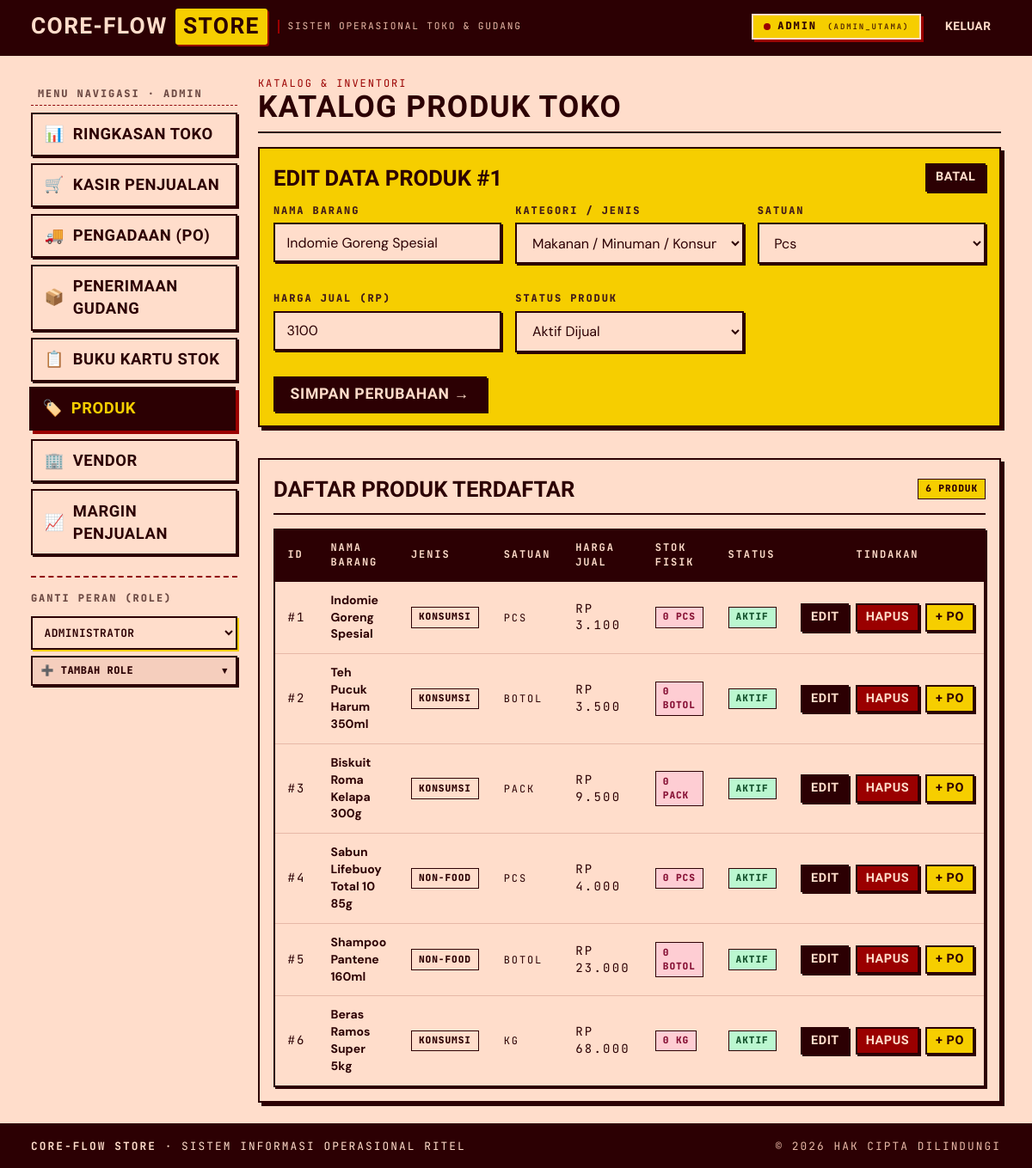
/produk.php?edit=1, run on the app's committed database.
### tables this page shows
CREATE TABLE IF NOT EXISTS barang (
    idbarang INT AUTO_INCREMENT PRIMARY KEY,
    jenis CHAR(1) NOT NULL,
    nama VARCHAR(45) NOT NULL,
    idsatuan INT NOT NULL,
    status TINYINT DEFAULT 1,
    harga INT NOT NULL,
    CONSTRAINT fk_barang_satuan FOREIGN KEY (idsatuan) REFERENCES satuan (idsatuan)
);

### config/database.php (called while the page is built, shortened)
<?php
function formatRupiah($val) {
    return 'Rp ' . number_format($val ?? 0, 0, ',', '.');
}

### produk.php (the view, shortened to what this page needs)
<?php
require_once __DIR__ . '/config/database.php';
$editItem = null;
if (isset($_GET['edit'])) {
    $editId = (int)$_GET['edit'];
    $stmtEdit = $pdo->prepare("SELECT * FROM barang WHERE idbarang = ?");
    $stmtEdit->execute([$editId]);
    $editItem = $stmtEdit->fetch();
}
include __DIR__ . '/includes/header.php';
include __DIR__ . '/includes/sidebar.php';
$satuanList = $pdo->query("SELECT id, nama, status
                          FROM v_satuan
                          ORDER BY id ASC")->fetchAll();
$barangList = $pdo->query("
    SELECT vb.id AS idbarang, vb.jenis, vb.nama, vb.`id satuan` AS idsatuan, vb.status, vb.harga,
           vs.nama AS nama_satuan,
           COALESCE((SELECT stock FROM kartu_stok WHERE idbarang = vb.id ORDER BY idkartu_stok DESC LIMIT 1), 0) AS cur_stock
    FROM v_barang vb
    LEFT JOIN v_satuan vs ON vb.`id satuan` = vs.id
    ORDER BY vb.id ASC
")->fetchAll();
?>
<div class="c-card-header" style="margin-bottom: var(--space-md);">
  <div>
    <div class="mono" style="color: var(--color-accent-2); font-size: 0.75rem;">KATALOG &amp; INVENTORI</div>
    <h1 class="dsp" style="font-size: 2.2rem; margin: 0;">Katalog Produk Toko</h1>
  </div>
</div>
<?php if ($editItem): ?>
  <div class="c-card c-card--mustard" style="margin-bottom: var(--space-xl); border: 2px solid var(--color-ink);">
    <div style="display:flex; justify-content:space-between; align-items:center; margin-bottom:var(--space-sm);">
      <h2 class="c-card-title">Edit Data Produk #<?= $editItem['idbarang'] ?></h2>
      <a href="produk.php" class="btn btn-sm btn-secondary">Batal</a>
    </div>
    <form method="POST" action="produk.php">
      <div style="display:grid; grid-template-columns:repeat(auto-fit, minmax(200px, 1fr)); gap:var(--space-md);">
        <div class="form-group">
          <label class="form-label">Nama Barang</label>
          <input type="text" name="nama" class="form-control" value="<?= htmlspecialchars($editItem['nama']) ?>" required>
        </div>
        <div class="form-group">
          <label class="form-label">Kategori / Jenis</label>
          <select name="jenis" class="form-control" required>
            <option value="M" <?= $editItem['jenis'] === 'M' ? 'selected' : '' ?>>Makanan / Minuman / Konsumsi</option>
          </select>
        </div>
        <div class="form-group">
          <label class="form-label">Satuan</label>
          <select name="idsatuan" class="form-control" required>
            <?php foreach ($satuanList as $s): ?>
              <?php $sId = $s['id'] ?? $s['idsatuan']; ?>
              <?php $sNama = $s['nama'] ?? $s['nama_satuan']; ?>
              <option value="<?= $sId ?>" <?= $sId == $editItem['idsatuan'] ? 'selected' : '' ?>>
                <?= htmlspecialchars($sNama) ?>
              </option>
            <?php endforeach; ?>
          </select>
        </div>
        <div class="form-group">
          <label class="form-label">Harga Jual (Rp)</label>
          <input type="number" name="harga" class="form-control" value="<?= $editItem['harga'] ?>" min="100" required>
        </div>
        <div class="form-group">
          <label class="form-label">Status Produk</label>
          <select name="status" class="form-control" required>
            <option value="1" <?= $editItem['status'] == 1 ? 'selected' : '' ?>>Aktif Dijual</option>
          </select>
        </div>
      </div>
      <button type="submit" class="btn btn-secondary" style="margin-top:var(--space-sm);">Simpan Perubahan &rarr;</button>
    </form>
  </div>
<?php endif; ?>
<div class="c-card">
  <div class="c-card-header">
    <h2 class="c-card-title">Daftar Produk Terdaftar</h2>
    <span class="mono badge badge-active"><?= count($barangList) ?> Produk</span>
  </div>
  <div class="table-responsive">
    <table class="c-table">
      <thead>
        <tr>
          <th>ID</th>
          <th>Nama Barang</th>
          <th>Jenis</th>
          <th>Satuan</th>
          <th>Harga Jual</th>
          <th>Stok Fisik</th>
          <th>Status</th>
          <th style="text-align:center;">Tindakan</th>
        </tr>
      </thead>
      <tbody>
        <?php foreach ($barangList as $b): ?>
          <tr style="<?= $b['status'] == 0 ? 'opacity:0.6; background:#f5f5f5;' : '' ?>">
            <td class="mono">#<?= $b['idbarang'] ?></td>
            <td><strong><?= htmlspecialchars($b['nama']) ?></strong></td>
            <td><span class="mono badge"><?= $b['jenis'] === 'M' ? 'Konsumsi' : 'Non-Food' ?></span></td>
            <td><span class="mono"><?= htmlspecialchars($b['nama_satuan'] ?? '-') ?></span></td>
            <td class="mono"><?= formatRupiah($b['harga']) ?></td>
            <td>
              <span class="mono badge <?= $b['cur_stock'] > 20 ? 'badge-inflow' : 'badge-outflow' ?>">
                <?= $b['cur_stock'] ?> <?= htmlspecialchars($b['nama_satuan'] ?? 'Unit') ?>
              </span>
            </td>
            <td>
              <span class="mono badge <?= $b['status'] == 1 ? 'badge-inflow' : 'badge-outflow' ?>">
                <?= $b['status'] == 1 ? 'Aktif' : 'Nonaktif' ?>
              </span>
            </td>
            <td style="text-align:center; white-space:nowrap;">
              <a href="produk.php?edit=<?= $b['idbarang'] ?>" class="btn btn-sm btn-secondary" title="Edit Data">
                Edit
              </a>
              <a href="produk.php?hapus=<?= $b['idbarang'] ?>" class="btn btn-sm btn-danger" style="margin-left:0.25rem;" onclick="return confirm('Apakah Anda yakin ingin menghapus barang \'<?= htmlspecialchars(addslashes($b['nama'])) ?>\'?')" title="Hapus Barang">
                Hapus
              </a>
              <a href="pengadaan.php?idbarang=<?= $b['idbarang'] ?>" class="btn btn-sm btn-primary" style="margin-left:0.25rem;" title="Order Pengadaan">
                + PO
              </a>
            </td>
          </tr>
        <?php endforeach; ?>
      </tbody>
    </table>
  </div>
</div>
<?php include __DIR__ . '/includes/footer.php'; ?>

### tokens.css (style rules this page uses)
:root { color-scheme: light; --font-display: "Big Shoulders Display", "Anton", "Arial Black", ui-sans-serif, sans-serif; --font-body: "DM Sans", system-ui, -apple-system, sans-serif; --font-label: "JetBrains Mono", ui-monospace, monospace; --text-xs: 0.75rem; --text-sm: 0.875rem; --text-base: 1rem; --text-md: 1.125rem; --text-lg: 1.375rem; --text-xl: 1.875rem; --text-2xl: 2.5rem; --text-3xl: 3.5rem; --text-marquee: clamp(3.5rem, 9vw + 1rem, 8.5rem); --text-display: clamp(2.5rem, 6vw + 0.5rem, 5rem); --text-display-s: clamp(1.75rem, 3.5vw + 0.5rem, 3rem); --display-weight: 800; --display-width: 110; --display-style: normal; --lh-tight: 0.88; --lh-snug: 1.05; --lh-normal: 1.42; --lh-relaxed: 1.58; --tracking-display: 0.035em; --tracking-tight: -0.01em; --tracking-normal: 0; --tracking-label: 0.16em; --color-paper: oklch(92% 0.045 50); --color-paper-2: oklch(88% 0.050 45); --color-paper-3: oklch(82% 0.060 40); --color-rule: oklch(40% 0.18 25); --color-rule-2: oklch(18% 0.08 20); --color-muted: oklch(45% 0.05 30); --color-neutral: oklch(35% 0.06 25); --color-ink-2: oklch(28% 0.060 25); --color-ink: oklch(18% 0.080 20); --color-accent: oklch(86% 0.18 95); --color-accent-2: oklch(40% 0.21 25); --color-accent-ink: oklch(18% 0.080 20); --color-success: oklch(65% 0.18 145); --color-warning: oklch(75% 0.18 75); --color-danger: oklch(45% 0.22 28); --color-focus: oklch(40% 0.21 25); --space-3xs: 0.125rem; --space-2xs: 0.25rem; --space-xs: 0.5rem; --space-sm: 0.75rem; --space-md: 1rem; --space-lg: 1.5rem; --space-xl: 2.25rem; --space-2xl: 3.5rem; --space-3xl: 5rem; --page-max: 86rem; --page-gutter: clamp(1rem, 3vw, 2.25rem); --rule-hair: 1px; --rule-fine: 2px; --border-thick: 2px solid var(--color-ink); --border-heavy: 3px solid var(--color-ink); --radius-sm: 3px; --radius-card: 6px; --radius-pill: 999px; --shadow-sm: 2px 2px 0 var(--color-ink); --shadow-card: 4px 4px 0 var(--color-ink); --shadow-card-hover: 7px 7px 0 var(--color-accent-2); --shadow-heavy: 6px 6px 0 var(--color-ink); --ease-out: cubic-bezier(0.16, 1, 0.3, 1); --dur-micro: 120ms; --dur-short: 220ms; --dur-marquee: 34s; --z-base: 1; --z-sidebar: 100; --z-sticky-nav: 300; --z-modal: 1000; }

### data on the page
barang: idbarang "1", nama "Indomie Goreng Spesial", jenis "Makanan / Minuman / Konsumsi", idsatuan "Pcs", harga "3100", status "Aktif Dijual"

### other printed values
$currentRole "ADMIN"
$currentUser['username'] "ADMIN_UTAMA"
$m['icon'] "📊"
$m['label'] "RINGKASAN TOKO"
$m['icon'] "🛒"
$m['label'] "KASIR PENJUALAN"
$m['icon'] "🚚"
$m['label'] "PENGADAAN (PO)"
$m['icon'] "📦"
$m['label'] "PENERIMAAN GUDANG"
$m['icon'] "📋"
$m['label'] "BUKU KARTU STOK"
$m['icon'] "🏷️"
$m['label'] "PRODUK"
$m['icon'] "🏢"
